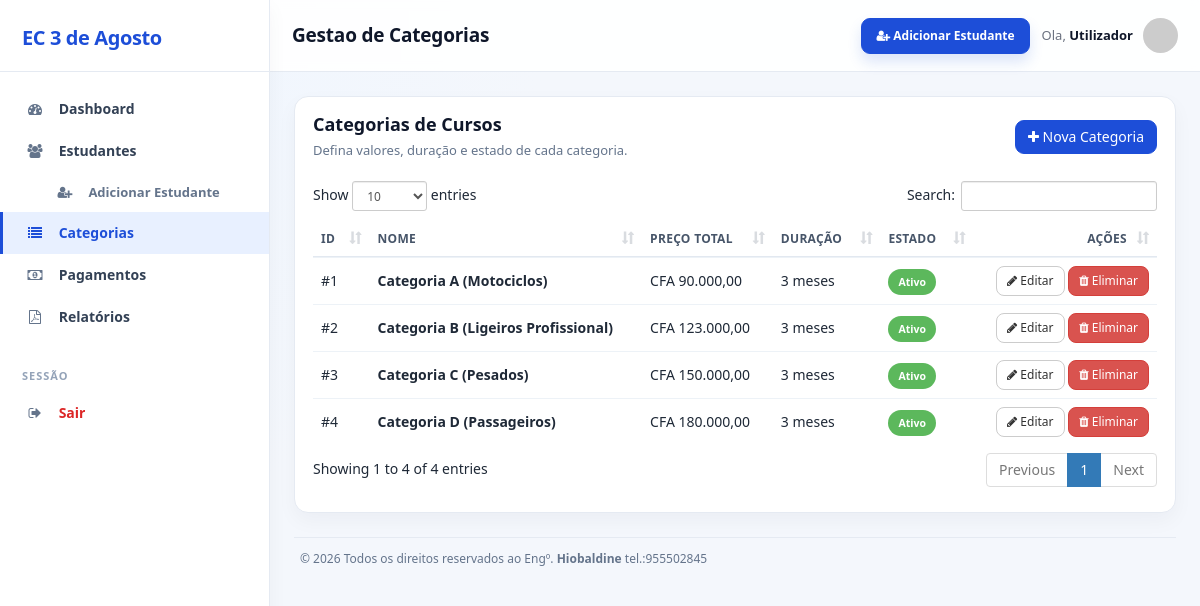
Screenshot of /categorias with the database file from the repository.
### tables this page shows
CREATE TABLE `categorias_cursos` (
  `id_categoria` int(11) NOT NULL AUTO_INCREMENT,
  `nome_categoria` varchar(50) NOT NULL,
  `preco_total` decimal(10,2) NOT NULL,
  `descricao` text,
  `duracao_meses` int(11) NOT NULL DEFAULT '3',
  `estado` enum('ativo','inativo') NOT NULL DEFAULT 'ativo',
  PRIMARY KEY (`id_categoria`)
);

### app/Controllers/CategoriasController.php (called while the page is built, shortened)
<?php
class CategoriasController extends Controller
{
    private $categoriaModel;
    public function __construct()
    {
        $this->categoriaModel = $this->model('Categoria');
    }
    public function index()
    {
        $categorias = $this->categoriaModel->getCategorias();
        $feedback = '';
        $feedbackType = 'info';
        $data = [
            'title' => 'Gestao de Categorias',
            'activePage' => 'categorias',
            'categorias' => $categorias,
            'feedback' => $feedback,
            'feedback_type' => $feedbackType
        ];
        $this->view('categorias/index', $data);
    }
}

### app/Core/App.php (called while the page is built, shortened)
<?php
class App
{
    protected $method = 'index';
    public function __construct()
    {
        $url = $this->parseUrl();
        if (isset($url[0])) {
            $controllerName = ucfirst($url[0]) . 'Controller';
            $controllerFile = dirname(__DIR__) . '/Controllers/' . $controllerName . '.php';
            if (file_exists($controllerFile)) {
                unset($url[0]);
            }
        }
        $this->controller = new $controllerClass;
        $this->params = $url ? array_values($url) : [];
        call_user_func_array([$this->controller, $this->method], $this->params);
    }
    public function parseUrl()
    {
        $path = parse_url($_SERVER['REQUEST_URI'] ?? '/', PHP_URL_PATH);
        $path = trim((string) $path, '/');
        $segments = explode('/', filter_var($path, FILTER_SANITIZE_URL));
        $segments = array_values(array_filter($segments, static function ($segment) {
            return $segment !== '' && $segment !== 'index.php';
        }));
        return $segments;
    }
}

### public/index.php (called while the page is built, shortened)
<?php
spl_autoload_register(function ($class_name) {
    $prefix = 'App\\';
    $base_dir = __DIR__ . '/../app/';
    $len = strlen($prefix);
    $relative_class = substr($class_name, $len);
    $file = $base_dir . str_replace('\\', '/', $relative_class) . '.php';
});
$app = new App\Core\App();

### app/Core/Database.php (called while the page is built, shortened)
<?php
class Database
{
    private $host = 'localhost';
    private $user = 'root';
    private $pass = '';
    private $dbname = 'escola_conducao_3agosto';
    private $dbh;
    private $stmt;
    public function __construct()
    {
        $dsn = 'mysql:host=' . $this->host . ';dbname=' . $this->dbname . ';charset=utf8mb4';
        $options = array(
            PDO::ATTR_PERSISTENT => true,
            PDO::ATTR_ERRMODE => PDO::ERRMODE_EXCEPTION
        );
        try {
            $this->dbh = new PDO($dsn, $this->user, $this->pass, $options);
        } catch (PDOException $e) {
            $this->error = $e->getMessage();
            echo "Aviso: " . $this->error . " (Certifique-se de importar o database.sql)";
        }
    }
    public function query($sql)
    {
        $this->stmt = $this->dbh->prepare($sql);
    }
    public function execute()
    {
        return $this->stmt->execute();
    }
    public function resultSet()
    {
        $this->execute();
        return $this->stmt->fetchAll(PDO::FETCH_OBJ);
    }
}

### app/Models/Categoria.php (called while the page is built, shortened)
<?php
class Categoria
{
    private $db;
    public function __construct()
    {
        $this->db = new Database();
    }
    public function getCategorias()
    {
        $this->db->query('SELECT * FROM categorias_cursos ORDER BY nome_categoria ASC');
        return $this->db->resultSet();
    }
}

### app/Views/categorias/index.php (the view, shortened to what this page needs)
<?php require_once '../app/Views/layout/header.php'; ?>
<div class="table-container">
    <div class="section-toolbar">
        <div>
            <h5 class="section-title">Categorias de Cursos</h5>
            <p class="section-subtitle">Defina valores, duração e estado de cada categoria.</p>
        </div>
        <a href="/categorias/adicionar" class="btn btn-primary"><i class="fa fa-plus"></i> Nova Categoria</a>
    </div>
    <table class="table table-hover dataTable">
        <thead>
            <tr>
                <th>ID</th>
                <th>Nome</th>
                <th>Preço Total</th>
                <th>Duração</th>
                <th>Estado</th>
                <th style="text-align: right;">Ações</th>
            </tr>
        </thead>
        <tbody>
            <?php if (empty($categorias)): ?>
               <!--  <tr>
                    <td colspan="6" class="text-center text-muted">Nenhuma categoria cadastrada.</td>
                </tr> -->
            <?php else: ?>
                <?php foreach ($categorias as $cat): ?>
                    <tr>
                        <td>#<?php echo $cat->id_categoria; ?></td>
                        <td><strong><?php echo $cat->nome_categoria; ?></strong></td>
                        <td>CFA <?php echo number_format($cat->preco_total, 2, ',', '.'); ?></td>
                        <td><?php echo $cat->duracao_meses; ?> meses</td>
                        <td>
                            <span class="label <?php echo ($cat->estado == 'ativo') ? 'label-success' : 'label-danger'; ?>">
                                <?php echo ucfirst($cat->estado); ?>
                            </span>
                        </td>
                        <td style="text-align: right; white-space: nowrap;">
                            <a href="/categorias/editar/<?php echo $cat->id_categoria; ?>"
                                class="btn btn-default btn-xs btn-action" title="Editar categoria">
                                <i class="fa fa-pencil"></i> Editar
                            </a>
                            <form action="/categorias/eliminar/<?php echo $cat->id_categoria; ?>" method="post"
                                style="display: inline;"
                                onsubmit="return confirm('Tem certeza que deseja eliminar esta categoria?');">
                                <button type="submit" class="btn btn-danger btn-xs btn-action" title="Eliminar categoria">
                                    <i class="fa fa-trash"></i> Eliminar
                                </button>
                            </form>
                        </td>
                    </tr>
                <?php endforeach; ?>
            <?php endif; ?>
        </tbody>
    </table>
</div>
<?php require_once '../app/Views/layout/footer.php'; ?>

### app/Core/Controller.php (shortened to what this page needs)
<?php
class Controller
{
    public function model($model)
    {
        return new $modelClass();
    }
    public function view($view, $data = [])
    {
        if (file_exists('../app/Views/' . $view . '.php')) {
            extract($data);
            require_once '../app/Views/' . $view . '.php';
        } else {
            die('View does not exist: ' . $view);
        }
    }
}

### app/Views/layout/header.php (shortened to what this page needs)
<?php
$title = $title ?? 'Painel Administrativo';
$requestPath = parse_url($_SERVER['REQUEST_URI'] ?? '/', PHP_URL_PATH);
$segments = array_values(array_filter(explode('/', trim((string) $requestPath, '/'))));
$routeSection = $segments[0] ?? 'dashboard';
$activePage = $activePage ?? $routeSection;
$activeTab = $activeTab ?? $activePage;
$isEstudantesActive = (strpos($activeTab, 'estudantes') === 0);
$isCategoriasActive = (strpos($activeTab, 'categorias') === 0);
$isPagamentosActive = (strpos($activeTab, 'pagamentos') === 0);
$isRelatoriosActive = (strpos($activeTab, 'relatorios') === 0);
$isDashboardActive = ($activeTab === 'dashboard');
$userNome = $_SESSION['user_nome'] ?? 'Utilizador';
?>
<!DOCTYPE html>
<html lang="pt-br">
<head>
    <link rel="stylesheet" href="/bower_components/bootstrap/dist/css/bootstrap.min.css">
    <link rel="stylesheet" href="/bower_components/font-awesome/css/font-awesome.min.css">
    <link rel="stylesheet" href="/bower_components/Ionicons/css/ionicons.min.css">
    <link rel="stylesheet" href="/bower_components/datatables.net-bs/css/dataTables.bootstrap.min.css">
</head>
<body>
    <div class="wrapper" id="appWrapper">
        <aside class="main-sidebar">
            <div class="sidebar-brand">
                EC 3 de Agosto
            </div>
            <ul class="sidebar-menu">
                <li class="<?php echo $isDashboardActive ? 'active' : ''; ?>">
                    <a href="/dashboard"><i class="fa fa-dashboard"></i> Dashboard</a>
                </li>
                <li class="<?php echo $isEstudantesActive ? 'active' : ''; ?>">
                    <a href="/estudantes"><i class="fa fa-users"></i> Estudantes</a>
                </li>
                <li class="submenu-item <?php echo ($activeTab === 'estudantes.add') ? 'active' : ''; ?>">
                    <a href="/estudantes/cadastrar"><i class="fa fa-user-plus"></i> Adicionar Estudante</a>
                </li>
                <li class="<?php echo $isCategoriasActive ? 'active' : ''; ?>">
                    <a href="/categorias"><i class="fa fa-list"></i> Categorias</a>
                </li>
                <li class="<?php echo $isPagamentosActive ? 'active' : ''; ?>">
                    <a href="/pagamentos"><i class="fa fa-money"></i> Pagamentos</a>
                </li>
                <li class="<?php echo $isRelatoriosActive ? 'active' : ''; ?>">
                    <a href="/relatorios"><i class="fa fa-file-pdf-o"></i> Relatórios</a>
                </li>
                <li class="menu-separator">Sessão</li>
                <li>
                    <a href="/auth/logout" style="color: #dc2626;"><i class="fa fa-sign-out"></i> Sair</a>
                </li>
            </ul>
        </aside>
        <div class="main-header">
            <div class="header-left">
                <div class="page-title">
                    <h4><?php echo htmlspecialchars($title, ENT_QUOTES, 'UTF-8'); ?></h4>
                </div>
            </div>
            <div class="header-right">
                <a href="/estudantes/cadastrar" class="btn btn-primary btn-sm header-cta">
                    <i class="fa fa-user-plus"></i> Adicionar Estudante
                </a>
                <div class="user-profile">
                    <span>Ola, <strong><?php echo htmlspecialchars($userNome, ENT_QUOTES, 'UTF-8'); ?></strong></span>
                    <img src="https://ui-avatars.com/api/?name=<?php echo urlencode($userNome); ?>&background=1d4ed8&color=fff"
                        class="img-circle" width="35" alt="Avatar do utilizador">
                </div>
            </div>
        </div>
        <div class="content-wrapper">

### app/Views/layout/footer.php (shortened to what this page needs)
<footer style="margin-top: 24px; padding: 12px 6px; border-top: 1px solid #e5eaf2; color: #64748b; font-size: 12px;">
    &copy; <?php echo date('Y'); ?> Todos os direitos reservados ao Engº. <b href:"https://linkedin.com/Hiobaldine">Hiobaldine</b> tel.:955502845
</footer>
</div>
</div>
</body>
</html>

### app/Views/layout/header.php (style rules this page uses)
:root { --brand: #1d4ed8; --brand-soft: #e8f0ff; --bg: #f4f7fc; --surface: #ffffff; --text: #1f2937; --muted: #6b7280; --border: #e5eaf2; --shadow-soft: 0 8px 20px rgba(15, 23, 42, 0.04); }
* { box-sizing: border-box; }
body { margin: 0; font-family: "Segoe UI", -apple-system, BlinkMacSystemFont, Roboto, Helvetica, Arial, sans-serif; background: radial-gradient(circle at top left, #eff6ff 0%, #f4f7fc 38%, #f4f7fc 100%); color: var(--text); }
.wrapper { min-height: 100vh; position: relative; }
.main-sidebar { width: 270px; background: var(--surface); border-right: 1px solid var(--border); box-shadow: var(--shadow-soft); position: fixed; top: 0; left: 0; bottom: 0; z-index: 1100; transition: transform 0.25s ease; overflow-y: auto; }
.sidebar-brand { padding: 24px 22px 18px; font-size: 20px; font-weight: 800; color: var(--brand); border-bottom: 1px solid var(--border); letter-spacing: -0.4px; }
.sidebar-menu { padding: 16px 0 18px; margin: 0; list-style: none; }
.sidebar-menu li a { display: block; padding: 11px 22px; text-decoration: none; color: #334155; font-weight: 600; border-left: 3px solid transparent; transition: all 0.2s ease; }
.sidebar-menu li a i { width: 20px; margin-right: 10px; text-align: center; color: #64748b; }
.sidebar-menu li.active>a { color: var(--brand); border-left-color: var(--brand); background: var(--brand-soft); }
.sidebar-menu li.active>a i { color: var(--brand); }
.sidebar-menu .submenu-item a { padding-left: 52px; font-size: 13px; font-weight: 600; color: #64748b; }
.sidebar-menu .menu-separator { margin-top: 18px; padding: 12px 22px 8px; font-size: 11px; text-transform: uppercase; letter-spacing: 1px; font-weight: 700; color: #94a3b8; }
.main-header { margin-left: 270px; height: 72px; border-bottom: 1px solid var(--border); background: rgba(255, 255, 255, 0.9); backdrop-filter: blur(4px); display: flex; justify-content: space-between; align-items: center; padding: 0 22px; position: sticky; top: 0; z-index: 1000; }
.header-left { display: flex; align-items: center; gap: 12px; min-width: 0; }
.page-title h4 { margin: 0; font-size: 19px; font-weight: 750; letter-spacing: -0.2px; color: #0f172a; }
.header-right { display: flex; align-items: center; gap: 12px; }
.header-cta { border-radius: 10px; padding: 8px 14px; font-weight: 700; box-shadow: 0 8px 14px rgba(29, 78, 216, 0.15); white-space: nowrap; }
.user-profile { display: flex; align-items: center; gap: 10px; color: var(--muted); font-size: 13px; }
.user-profile strong { color: #0f172a; }
.content-wrapper { margin-left: 270px; padding: 24px; }
.card-stat, .table-container { background: var(--surface); border: 1px solid var(--border); border-radius: 14px; box-shadow: var(--shadow-soft); }
.table-container { padding: 18px; }
.section-toolbar { display: flex; justify-content: space-between; align-items: center; gap: 16px; margin-bottom: 22px; flex-wrap: wrap; }
.section-title { margin: 0; font-weight: 700; color: #0f172a; font-size: 18px; }
.section-subtitle { margin: 6px 0 0; color: #64748b; font-size: 13px; }
.table>thead>tr>th { border-bottom: 1px solid #e2e8f0; color: #475569; font-size: 12px; text-transform: uppercase; letter-spacing: 0.3px; }
.table>tbody>tr>td { vertical-align: middle; border-top-color: #edf2f7; }
.btn { border-radius: 9px; }
.btn-primary { background: var(--brand); border-color: var(--brand); }
.btn-action { border-radius: 8px; padding: 5px 10px; }
.label { border-radius: 999px; padding: 6px 10px; font-weight: 600; }

### rows the page displays
categorias_cursos: id_categoria "1", nome_categoria "Categoria A (Motociclos)", preco_total "90.000,00", duracao_meses "3", estado "Ativo"
categorias_cursos: id_categoria "2", nome_categoria "Categoria B (Ligeiros Profissional)", preco_total "123.000,00", duracao_meses "3", estado "Ativo"
categorias_cursos: id_categoria "3", nome_categoria "Categoria C (Pesados)", preco_total "150.000,00", duracao_meses "3", estado "Ativo"
categorias_cursos: id_categoria "4", nome_categoria "Categoria D (Passageiros)", preco_total "180.000,00", duracao_meses "3", estado "Ativo"

### other values shown
$title "Gestao de Categorias"
$userNome "Utilizador"
